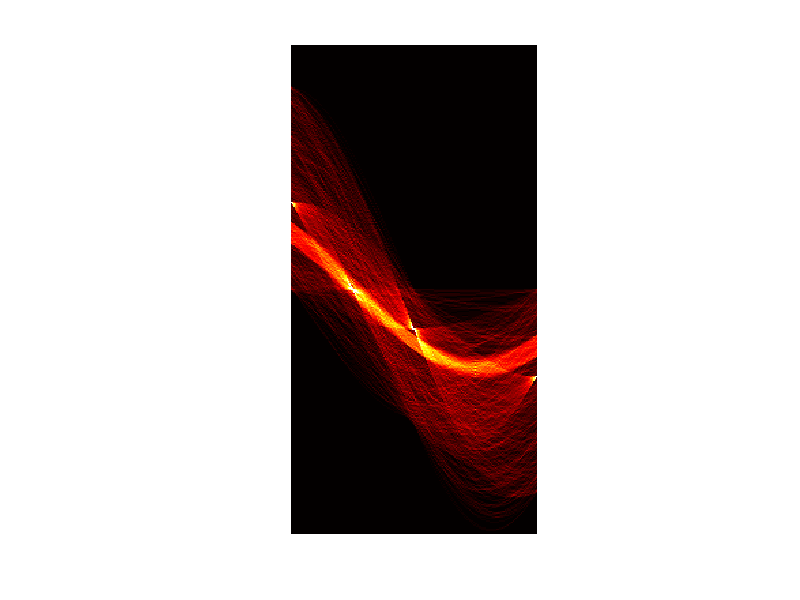

Source code (MATLAB):
%Here is an example of how to use the straight-line Hough-transform: 

 I = zeros(100, 150); 
 I(30,:) = 1; I(:, 65) = 1; I(35:45, 35:50) = 1; 
 for i = 1:90, I(i,i) = 1;endfor 
 I = imnoise(I, 'salt & pepper'); 
 imshow(I); 
 J = houghtf(I); J = J / max(J(:)); 
 imshow(J*1024, hot(255), 'truesize'); 